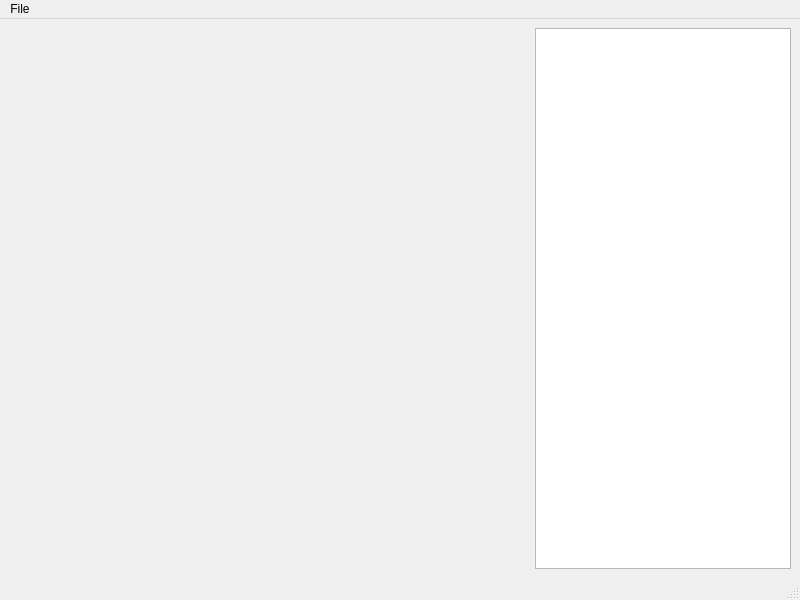
<?xml version="1.0" encoding="UTF-8"?>
<ui version="4.0">
 <class>ImgViewer</class>
 <widget class="QMainWindow" name="ImgViewer">
  <property name="geometry">
   <rect>
    <x>0</x>
    <y>0</y>
    <width>800</width>
    <height>600</height>
   </rect>
  </property>
  <property name="windowTitle">
   <string>图片查看器</string>
  </property>
  <widget class="QWidget" name="centralwidget">
   <property name="sizePolicy">
    <sizepolicy hsizetype="Preferred" vsizetype="Preferred">
     <horstretch>0</horstretch>
     <verstretch>0</verstretch>
    </sizepolicy>
   </property>
   <layout class="QHBoxLayout" name="horizontalLayout_2">
    <item>
     <layout class="QHBoxLayout" name="horizontalLayout" stretch="0,0">
      <property name="spacing">
       <number>6</number>
      </property>
      <property name="sizeConstraint">
       <enum>QLayout::SetDefaultConstraint</enum>
      </property>
      <item>
       <widget class="QLabel" name="imgView">
        <property name="sizePolicy">
         <sizepolicy hsizetype="Preferred" vsizetype="Preferred">
          <horstretch>3</horstretch>
          <verstretch>0</verstretch>
         </sizepolicy>
        </property>
        <property name="text">
         <string/>
        </property>
       </widget>
      </item>
      <item>
       <widget class="QTreeView" name="treeView">
        <property name="sizePolicy">
         <sizepolicy hsizetype="Fixed" vsizetype="Expanding">
          <horstretch>0</horstretch>
          <verstretch>0</verstretch>
         </sizepolicy>
        </property>
       </widget>
      </item>
     </layout>
    </item>
   </layout>
  </widget>
  <widget class="QMenuBar" name="menubar">
   <property name="geometry">
    <rect>
     <x>0</x>
     <y>0</y>
     <width>800</width>
     <height>23</height>
    </rect>
   </property>
   <widget class="QMenu" name="menuFile">
    <property name="title">
     <string>File</string>
    </property>
    <addaction name="actionOpen"/>
    <addaction name="actionClose"/>
   </widget>
   <addaction name="menuFile"/>
  </widget>
  <widget class="QStatusBar" name="statusbar"/>
  <action name="actionOpen">
   <property name="text">
    <string>Open</string>
   </property>
  </action>
  <action name="actionClose">
   <property name="text">
    <string>Close</string>
   </property>
  </action>
 </widget>
 <resources/>
 <connections>
  <connection>
   <sender>actionClose</sender>
   <signal>triggered()</signal>
   <receiver>ImgViewer</receiver>
   <slot>close()</slot>
   <hints>
    <hint type="sourcelabel">
     <x>-1</x>
     <y>-1</y>
    </hint>
    <hint type="destinationlabel">
     <x>399</x>
     <y>299</y>
    </hint>
   </hints>
  </connection>
 </connections>
</ui>
